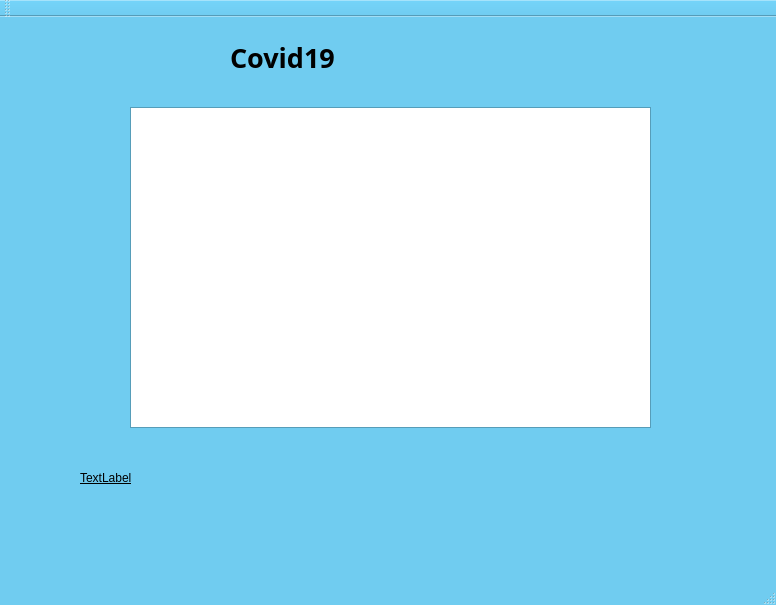
<?xml version="1.0" encoding="UTF-8"?>
<ui version="4.0">
 <class>covid_main</class>
 <widget class="QMainWindow" name="covid_main">
  <property name="geometry">
   <rect>
    <x>0</x>
    <y>0</y>
    <width>776</width>
    <height>605</height>
   </rect>
  </property>
  <property name="palette">
   <palette>
    <active>
     <colorrole role="WindowText">
      <brush brushstyle="SolidPattern">
       <color alpha="255">
        <red>0</red>
        <green>0</green>
        <blue>0</blue>
       </color>
      </brush>
     </colorrole>
     <colorrole role="Button">
      <brush brushstyle="SolidPattern">
       <color alpha="255">
        <red>112</red>
        <green>204</green>
        <blue>240</blue>
       </color>
      </brush>
     </colorrole>
     <colorrole role="Light">
      <brush brushstyle="SolidPattern">
       <color alpha="255">
        <red>224</red>
        <green>247</green>
        <blue>255</blue>
       </color>
      </brush>
     </colorrole>
     <colorrole role="Midlight">
      <brush brushstyle="SolidPattern">
       <color alpha="255">
        <red>168</red>
        <green>225</green>
        <blue>247</blue>
       </color>
      </brush>
     </colorrole>
     <colorrole role="Dark">
      <brush brushstyle="SolidPattern">
       <color alpha="255">
        <red>56</red>
        <green>102</green>
        <blue>120</blue>
       </color>
      </brush>
     </colorrole>
     <colorrole role="Mid">
      <brush brushstyle="SolidPattern">
       <color alpha="255">
        <red>74</red>
        <green>136</green>
        <blue>160</blue>
       </color>
      </brush>
     </colorrole>
     <colorrole role="Text">
      <brush brushstyle="SolidPattern">
       <color alpha="255">
        <red>0</red>
        <green>0</green>
        <blue>0</blue>
       </color>
      </brush>
     </colorrole>
     <colorrole role="BrightText">
      <brush brushstyle="SolidPattern">
       <color alpha="255">
        <red>255</red>
        <green>255</green>
        <blue>255</blue>
       </color>
      </brush>
     </colorrole>
     <colorrole role="ButtonText">
      <brush brushstyle="SolidPattern">
       <color alpha="255">
        <red>0</red>
        <green>0</green>
        <blue>0</blue>
       </color>
      </brush>
     </colorrole>
     <colorrole role="Base">
      <brush brushstyle="SolidPattern">
       <color alpha="255">
        <red>255</red>
        <green>255</green>
        <blue>255</blue>
       </color>
      </brush>
     </colorrole>
     <colorrole role="Window">
      <brush brushstyle="SolidPattern">
       <color alpha="255">
        <red>112</red>
        <green>204</green>
        <blue>240</blue>
       </color>
      </brush>
     </colorrole>
     <colorrole role="Shadow">
      <brush brushstyle="SolidPattern">
       <color alpha="255">
        <red>0</red>
        <green>0</green>
        <blue>0</blue>
       </color>
      </brush>
     </colorrole>
     <colorrole role="AlternateBase">
      <brush brushstyle="SolidPattern">
       <color alpha="255">
        <red>183</red>
        <green>229</green>
        <blue>247</blue>
       </color>
      </brush>
     </colorrole>
     <colorrole role="ToolTipBase">
      <brush brushstyle="SolidPattern">
       <color alpha="255">
        <red>255</red>
        <green>255</green>
        <blue>220</blue>
       </color>
      </brush>
     </colorrole>
     <colorrole role="ToolTipText">
      <brush brushstyle="SolidPattern">
       <color alpha="255">
        <red>0</red>
        <green>0</green>
        <blue>0</blue>
       </color>
      </brush>
     </colorrole>
    </active>
    <inactive>
     <colorrole role="WindowText">
      <brush brushstyle="SolidPattern">
       <color alpha="255">
        <red>0</red>
        <green>0</green>
        <blue>0</blue>
       </color>
      </brush>
     </colorrole>
     <colorrole role="Button">
      <brush brushstyle="SolidPattern">
       <color alpha="255">
        <red>112</red>
        <green>204</green>
        <blue>240</blue>
       </color>
      </brush>
     </colorrole>
     <colorrole role="Light">
      <brush brushstyle="SolidPattern">
       <color alpha="255">
        <red>224</red>
        <green>247</green>
        <blue>255</blue>
       </color>
      </brush>
     </colorrole>
     <colorrole role="Midlight">
      <brush brushstyle="SolidPattern">
       <color alpha="255">
        <red>168</red>
        <green>225</green>
        <blue>247</blue>
       </color>
      </brush>
     </colorrole>
     <colorrole role="Dark">
      <brush brushstyle="SolidPattern">
       <color alpha="255">
        <red>56</red>
        <green>102</green>
        <blue>120</blue>
       </color>
      </brush>
     </colorrole>
     <colorrole role="Mid">
      <brush brushstyle="SolidPattern">
       <color alpha="255">
        <red>74</red>
        <green>136</green>
        <blue>160</blue>
       </color>
      </brush>
     </colorrole>
     <colorrole role="Text">
      <brush brushstyle="SolidPattern">
       <color alpha="255">
        <red>0</red>
        <green>0</green>
        <blue>0</blue>
       </color>
      </brush>
     </colorrole>
     <colorrole role="BrightText">
      <brush brushstyle="SolidPattern">
       <color alpha="255">
        <red>255</red>
        <green>255</green>
        <blue>255</blue>
       </color>
      </brush>
     </colorrole>
     <colorrole role="ButtonText">
      <brush brushstyle="SolidPattern">
       <color alpha="255">
        <red>0</red>
        <green>0</green>
        <blue>0</blue>
       </color>
      </brush>
     </colorrole>
     <colorrole role="Base">
      <brush brushstyle="SolidPattern">
       <color alpha="255">
        <red>255</red>
        <green>255</green>
        <blue>255</blue>
       </color>
      </brush>
     </colorrole>
     <colorrole role="Window">
      <brush brushstyle="SolidPattern">
       <color alpha="255">
        <red>112</red>
        <green>204</green>
        <blue>240</blue>
       </color>
      </brush>
     </colorrole>
     <colorrole role="Shadow">
      <brush brushstyle="SolidPattern">
       <color alpha="255">
        <red>0</red>
        <green>0</green>
        <blue>0</blue>
       </color>
      </brush>
     </colorrole>
     <colorrole role="AlternateBase">
      <brush brushstyle="SolidPattern">
       <color alpha="255">
        <red>183</red>
        <green>229</green>
        <blue>247</blue>
       </color>
      </brush>
     </colorrole>
     <colorrole role="ToolTipBase">
      <brush brushstyle="SolidPattern">
       <color alpha="255">
        <red>255</red>
        <green>255</green>
        <blue>220</blue>
       </color>
      </brush>
     </colorrole>
     <colorrole role="ToolTipText">
      <brush brushstyle="SolidPattern">
       <color alpha="255">
        <red>0</red>
        <green>0</green>
        <blue>0</blue>
       </color>
      </brush>
     </colorrole>
    </inactive>
    <disabled>
     <colorrole role="WindowText">
      <brush brushstyle="SolidPattern">
       <color alpha="255">
        <red>56</red>
        <green>102</green>
        <blue>120</blue>
       </color>
      </brush>
     </colorrole>
     <colorrole role="Button">
      <brush brushstyle="SolidPattern">
       <color alpha="255">
        <red>112</red>
        <green>204</green>
        <blue>240</blue>
       </color>
      </brush>
     </colorrole>
     <colorrole role="Light">
      <brush brushstyle="SolidPattern">
       <color alpha="255">
        <red>224</red>
        <green>247</green>
        <blue>255</blue>
       </color>
      </brush>
     </colorrole>
     <colorrole role="Midlight">
      <brush brushstyle="SolidPattern">
       <color alpha="255">
        <red>168</red>
        <green>225</green>
        <blue>247</blue>
       </color>
      </brush>
     </colorrole>
     <colorrole role="Dark">
      <brush brushstyle="SolidPattern">
       <color alpha="255">
        <red>56</red>
        <green>102</green>
        <blue>120</blue>
       </color>
      </brush>
     </colorrole>
     <colorrole role="Mid">
      <brush brushstyle="SolidPattern">
       <color alpha="255">
        <red>74</red>
        <green>136</green>
        <blue>160</blue>
       </color>
      </brush>
     </colorrole>
     <colorrole role="Text">
      <brush brushstyle="SolidPattern">
       <color alpha="255">
        <red>56</red>
        <green>102</green>
        <blue>120</blue>
       </color>
      </brush>
     </colorrole>
     <colorrole role="BrightText">
      <brush brushstyle="SolidPattern">
       <color alpha="255">
        <red>255</red>
        <green>255</green>
        <blue>255</blue>
       </color>
      </brush>
     </colorrole>
     <colorrole role="ButtonText">
      <brush brushstyle="SolidPattern">
       <color alpha="255">
        <red>56</red>
        <green>102</green>
        <blue>120</blue>
       </color>
      </brush>
     </colorrole>
     <colorrole role="Base">
      <brush brushstyle="SolidPattern">
       <color alpha="255">
        <red>112</red>
        <green>204</green>
        <blue>240</blue>
       </color>
      </brush>
     </colorrole>
     <colorrole role="Window">
      <brush brushstyle="SolidPattern">
       <color alpha="255">
        <red>112</red>
        <green>204</green>
        <blue>240</blue>
       </color>
      </brush>
     </colorrole>
     <colorrole role="Shadow">
      <brush brushstyle="SolidPattern">
       <color alpha="255">
        <red>0</red>
        <green>0</green>
        <blue>0</blue>
       </color>
      </brush>
     </colorrole>
     <colorrole role="AlternateBase">
      <brush brushstyle="SolidPattern">
       <color alpha="255">
        <red>112</red>
        <green>204</green>
        <blue>240</blue>
       </color>
      </brush>
     </colorrole>
     <colorrole role="ToolTipBase">
      <brush brushstyle="SolidPattern">
       <color alpha="255">
        <red>255</red>
        <green>255</green>
        <blue>220</blue>
       </color>
      </brush>
     </colorrole>
     <colorrole role="ToolTipText">
      <brush brushstyle="SolidPattern">
       <color alpha="255">
        <red>0</red>
        <green>0</green>
        <blue>0</blue>
       </color>
      </brush>
     </colorrole>
    </disabled>
   </palette>
  </property>
  <property name="font">
   <font>
    <underline>true</underline>
   </font>
  </property>
  <property name="windowTitle">
   <string>covid_main</string>
  </property>
  <widget class="QWidget" name="centralWidget">
   <widget class="QLabel" name="label">
    <property name="geometry">
     <rect>
      <x>230</x>
      <y>20</y>
      <width>291</width>
      <height>41</height>
     </rect>
    </property>
    <property name="font">
     <font>
      <family>Tibetan Machine Uni</family>
      <pointsize>20</pointsize>
      <weight>75</weight>
      <italic>false</italic>
      <bold>true</bold>
      <underline>false</underline>
     </font>
    </property>
    <property name="text">
     <string>Covid19</string>
    </property>
   </widget>
   <widget class="QPushButton" name="pushButton">
    <property name="enabled">
     <bool>true</bool>
    </property>
    <property name="geometry">
     <rect>
      <x>310</x>
      <y>250</y>
      <width>131</width>
      <height>41</height>
     </rect>
    </property>
    <property name="font">
     <font>
      <weight>75</weight>
      <bold>true</bold>
      <underline>false</underline>
     </font>
    </property>
    <property name="text">
     <string>PushButton</string>
    </property>
   </widget>
   <widget class="QWidget" name="layoutWidget">
    <property name="geometry">
     <rect>
      <x>250</x>
      <y>120</y>
      <width>271</width>
      <height>87</height>
     </rect>
    </property>
    <layout class="QHBoxLayout" name="horizontalLayout" stretch="0,0">
     <property name="spacing">
      <number>10</number>
     </property>
     <item>
      <widget class="QLabel" name="label_2">
       <property name="font">
        <font>
         <family>Tibetan Machine Uni</family>
         <pointsize>13</pointsize>
         <underline>false</underline>
         <kerning>true</kerning>
        </font>
       </property>
       <property name="text">
        <string>Location</string>
       </property>
      </widget>
     </item>
     <item>
      <widget class="QLineEdit" name="loc_text">
       <property name="font">
        <font>
         <family>URW Chancery L</family>
         <pointsize>13</pointsize>
         <underline>false</underline>
        </font>
       </property>
      </widget>
     </item>
    </layout>
   </widget>
   <widget class="QTableView" name="label3">
    <property name="geometry">
     <rect>
      <x>130</x>
      <y>90</y>
      <width>521</width>
      <height>321</height>
     </rect>
    </property>
    <property name="font">
     <font>
      <underline>false</underline>
     </font>
    </property>
   </widget>
   <widget class="QLabel" name="label_3">
    <property name="geometry">
     <rect>
      <x>80</x>
      <y>440</y>
      <width>591</width>
      <height>41</height>
     </rect>
    </property>
    <property name="text">
     <string>TextLabel</string>
    </property>
   </widget>
  </widget>
  <widget class="QToolBar" name="mainToolBar">
   <attribute name="toolBarArea">
    <enum>TopToolBarArea</enum>
   </attribute>
   <attribute name="toolBarBreak">
    <bool>false</bool>
   </attribute>
  </widget>
  <widget class="QStatusBar" name="statusBar"/>
 </widget>
 <layoutdefault spacing="6" margin="11"/>
 <resources/>
 <connections/>
</ui>
